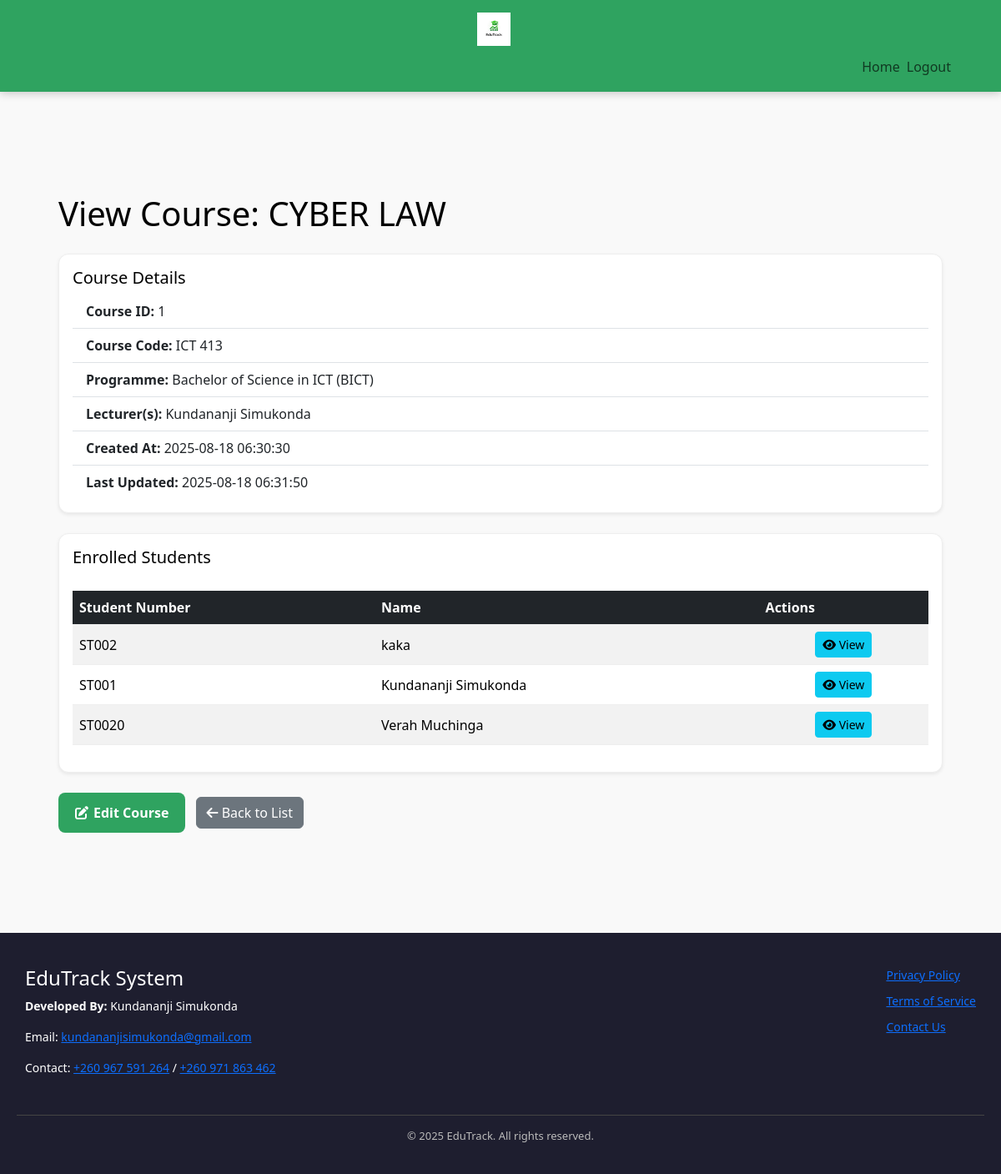
/pages/admin/view_course.php?id=1 (signed in), run on the app's committed database.
### tables this page shows
CREATE TABLE `courses` (
  `id` int(11) UNSIGNED NOT NULL,
  `name` varchar(255) NOT NULL,
  `course_code` varchar(50) NOT NULL,
  `description` text DEFAULT NULL,
  `status` enum('active','inactive','archived') NOT NULL DEFAULT 'active',
  `class_schedule` varchar(255) DEFAULT NULL,
  `programme_id` int(11) UNSIGNED NOT NULL,
  `created_at` timestamp NOT NULL DEFAULT current_timestamp(),
  `updated_at` timestamp NOT NULL DEFAULT current_timestamp() ON UPDATE current_timestamp()
);

CREATE TABLE `programmes` (
  `id` int(11) UNSIGNED NOT NULL,
  `name` varchar(255) NOT NULL,
  `code` varchar(50) NOT NULL,
  `department` varchar(255) NOT NULL,
  `duration` int(11) NOT NULL,
  `created_at` timestamp NOT NULL DEFAULT current_timestamp(),
  `updated_at` timestamp NOT NULL DEFAULT current_timestamp() ON UPDATE current_timestamp()
);

CREATE TABLE `users` (
  `id` int(11) UNSIGNED NOT NULL,
  `name` varchar(255) NOT NULL,
  `email` varchar(255) NOT NULL,
  `password` varchar(255) NOT NULL,
  `role` enum('student','lecturer','admin') NOT NULL DEFAULT 'student',
  `phone` varchar(20) DEFAULT NULL,
  `status` enum('active','inactive','suspended') NOT NULL DEFAULT 'active',
  `created_at` timestamp NOT NULL DEFAULT current_timestamp()
);

CREATE TABLE `students` (
  `user_id` int(11) UNSIGNED NOT NULL,
  `student_number` varchar(255) NOT NULL,
  `programme_id` int(11) UNSIGNED NOT NULL
);

### pages/admin/view_course.php (the view, shortened to what this page needs)
<?php
require_once '../../includes/db.php';
$course_id = intval($_GET['id'] ?? 0);
try {
    $stmt = $pdo->prepare("
        SELECT c.*, p.name AS programme_name, p.code AS programme_code
        FROM courses c
        LEFT JOIN programmes p ON c.programme_id = p.id
        WHERE c.id = ?
    ");
    $stmt->execute([$course_id]);
    $course = $stmt->fetch(PDO::FETCH_ASSOC);
    $stmt = $pdo->prepare("
        SELECT u.id, u.name
        FROM lecturer_courses lc
        JOIN users u ON lc.lecturer_id = u.id
        WHERE lc.course_id = ?
    ");
    $stmt->execute([$course_id]);
    $lecturers = $stmt->fetchAll(PDO::FETCH_ASSOC);
    $stmt = $pdo->prepare("
        SELECT u.id, u.name, s.student_number
        FROM enrollments e
        JOIN students s ON e.student_id = s.user_id
        JOIN users u ON s.user_id = u.id
        WHERE e.course_id = ?
        ORDER BY u.name
    ");
    $stmt->execute([$course_id]);
    $students = $stmt->fetchAll(PDO::FETCH_ASSOC);
} catch (PDOException $e) {
    error_log("Database error in view_course.php: " . $e->getMessage());
    $_SESSION['error_message'] = "Could not retrieve course data. Please try again later.";
    redirect('manage_courses.php');
}
?>
<!DOCTYPE html>
<html lang="en">
</head>
<body>
<?php require_once '../../includes/admin_navbar.php'; ?>
<main class="container py-4">
<link href="https://cdn.jsdelivr.net/npm/bootstrap@5.3.2/dist/css/bootstrap.min.css" rel="stylesheet">
<link rel="stylesheet" href="https://cdnjs.cloudflare.com/ajax/libs/font-awesome/6.4.0/css/all.min.css">
<link rel="stylesheet" href="css/dashboard.css">
</head>
<body>
<main class="container my-5">
    <h1 class="mb-4">View Course: <?= htmlspecialchars($course['name']) ?></h1>
    <div class="card mb-4 shadow-sm">
        <div class="card-body">
            <h5 class="card-title">Course Details</h5>
            <ul class="list-group list-group-flush">
                <li class="list-group-item"><strong>Course ID:</strong> <?= htmlspecialchars($course['id']) ?></li>
                <li class="list-group-item"><strong>Course Code:</strong> <?= htmlspecialchars($course['course_code']) ?></li>
                <li class="list-group-item"><strong>Programme:</strong> <?= htmlspecialchars($course['programme_name']) ?> (<?= htmlspecialchars($course['programme_code']) ?>)</li>
                <li class="list-group-item"><strong>Lecturer(s):</strong>
                    <?php
                    if (!empty($lecturers)) {
                        echo implode(", ", array_map(fn($l) => htmlspecialchars($l['name']), $lecturers));
                    } else {
                        echo "Not assigned";
                    }
                    ?>
                </li>
                <li class="list-group-item"><strong>Created At:</strong> <?= htmlspecialchars($course['created_at']) ?></li>
                <li class="list-group-item"><strong>Last Updated:</strong> <?= htmlspecialchars($course['updated_at']) ?></li>
            </ul>
        </div>
    </div>
    <div class="card mb-4 shadow-sm">
        <div class="card-body">
            <h5 class="card-title">Enrolled Students</h5>
            <?php if (empty($students)): ?>
                <p>No students are enrolled in this course yet.</p>
            <?php else: ?>
                <div class="table-responsive">
                    <table class="table table-striped table-hover align-middle">
                        <thead class="table-dark">
                            <tr>
                                <th>Student Number</th>
                                <th>Name</th>
                                <th>Actions</th>
                            </tr>
                        </thead>
                        <tbody>
                            <?php foreach ($students as $s): ?>
                                <tr>
                                    <td><?= htmlspecialchars($s['student_number']) ?></td>
                                    <td><?= htmlspecialchars($s['name']) ?></td>
                                    <td>
                                        <a href="view_student.php?id=<?= $s['id'] ?>" class="btn btn-sm btn-info">
                                            <i class="fas fa-eye"></i> View
                                        </a>
                                    </td>
                                </tr>
                            <?php endforeach; ?>
                        </tbody>
                    </table>
                </div>
            <?php endif; ?>
        </div>
    </div>
    <div class="mb-5">
        <a href="edit_course.php?id=<?= urlencode($course['id']) ?>" class="btn btn-primary me-2">
            <i class="fas fa-edit"></i> Edit Course
        </a>
        <a href="manage_courses.php" class="btn btn-secondary">
            <i class="fas fa-arrow-left"></i> Back to List
        </a>
    </div>
</main>
<?php require_once '../../includes/footer.php'; ?>
</body>
</html>

### pages/admin/css/dashboard.css (style rules this page uses)
:root { --primary-color: #2fa360; --primary-hover: #28a745; --danger-color: #dc3545; --danger-hover: #c82333; --background-light: #f9f9f9; --background-dark: #1e1e2f; --text-color: #000000; --text-light: #fff; --text-muted: #777; --border-color: #ddd; --border-light: #eee; --container-width: min(1200px, 95vw); --padding-sm: clamp(0.5rem, 2vw, 10px); --padding-md: clamp(1rem, 3vw, 20px); --padding-lg: clamp(2rem, 5vw, 40px); --gap-md: clamp(1rem, 3vw, 20px); --border-radius-sm: 8px; --border-radius-lg: 12px; --box-shadow-sm: 0 4px 6px rgba(0,0,0,0.1); --box-shadow-lg: 0 8px 12px rgba(0,0,0,0.15); --mobile-breakpoint: 768px; --transition-fast: 0.15s ease; --transition-base: 0.3s ease; --transition-slow: 0.5s ease; }
*, *::before, *::after { box-sizing: border-box; }
html, body { height: 100%; margin: 0; font-family: 'Segoe UI', Tahoma, Geneva, Verdana, sans-serif; color: var(--text-color); background-color: var(--background-light); display: flex; flex-direction: column; padding-top: 80px; scroll-behavior: smooth; }
.container { display: flex; flex-direction: column; justify-content: center; width: 100%; max-width: var(--container-width); margin-inline: auto; padding-inline: var(--padding-md); }
.btn-primary, .btn-danger, .download-btn, .action-btn, .back-link { border: none; border-radius: var(--border-radius-sm); cursor: pointer; font-weight: 600; transition: all var(--transition-base); text-decoration: none; display: inline-flex; align-items: center; gap: 6px; position: relative; overflow: hidden; }
.btn-primary::before, .btn-danger::before, .download-btn::before { content: ''; position: absolute; top: 50%; left: 50%; width: 0; height: 0; background: rgba(255, 255, 255, 0.2); border-radius: 50%; transition: all 0.6s ease; transform: translate(-50%, -50%); }
.btn-primary, .view-btn, .start-session-btn { background-color: var(--primary-color) !important; color: var(--text-light) !important; border-color: var(--primary-color) !important; padding: 12px 20px; }
.data-table, table { width: 100%; border-collapse: collapse; margin-top: 20px; }
.data-table th, .data-table td, table th, table td { padding: 12px 15px; text-align: left; border-bottom: 1px solid var(--border-light); color: #000000; transition: background-color var(--transition-fast); }
.data-table thead, table thead { background-color: var(--border-light); }
.data-table th, table th { font-weight: bold; color: #000000; }
.data-table td:last-child, table td:last-child { text-align: center; }
.table thead { background-color: var(--primary-color) !important; color: var(--text-light) !important; }
.card { border-radius: var(--border-radius-lg); box-shadow: var(--box-shadow-sm); border: 1px solid var(--border-light); transition: all var(--transition-base); }
.card-body { color: #000000; }
.container-fluid, .container { max-width: var(--container-width); }

### data on the page
courses: name "CYBER LAW", id "1", course_code "ICT 413", programme.name "Bachelor of Science in ICT", programme.code "BICT", created_at "2025-08-18 06:30:30", updated_at "2025-08-18 06:31:50"
users: name "Kundananji Simukonda"
students: student_number "ST002", user_id.name "kaka"
students: student_number "ST001", user_id.name "Kundananji Simukonda"
students: student_number "ST0020", user_id.name "Verah Muchinga"
